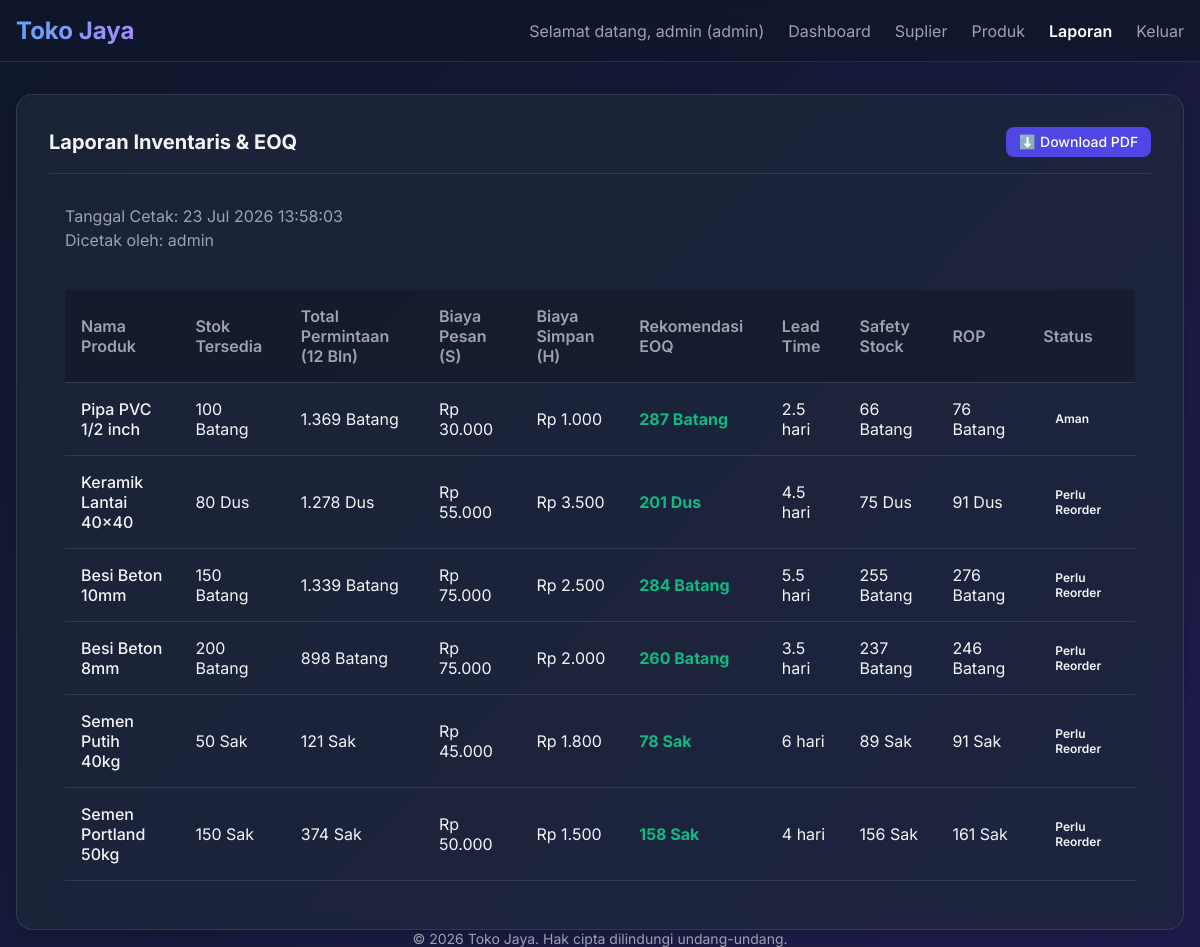
/public/reports (signed in), run on the app's committed database.
### tables this page shows
CREATE TABLE IF NOT EXISTS `products` (
  `id` int(11) NOT NULL AUTO_INCREMENT,
  `name` varchar(255) NOT NULL,
  `unit` varchar(50) NOT NULL,
  `price` decimal(15,2) NOT NULL,
  `stock` int(11) NOT NULL DEFAULT '0',
  `ordering_cost` decimal(15,2) NOT NULL DEFAULT '0',
  `holding_cost` decimal(15,2) NOT NULL DEFAULT '0',
  `created_at` datetime NOT NULL,
  `updated_at` datetime NOT NULL,
  PRIMARY KEY (`id`)
);

### app/core/Controller.php (called while the page is built, shortened)
<?php
class Controller {
    public function view($view, $data = []) {
        require_once '../app/views/layouts/main.php';
    }
    public function model($model) {
        return new $model;
    }
}

### app/controllers/ReportController.php (called while the page is built, shortened)
<?php
class ReportController extends Controller {
    public function index() {
        $productModel = $this->model('Product');
        $saleModel    = $this->model('Sale');
        $orderModel   = $this->model('Order');
        $productsRaw = $productModel->getAllProducts();
        $reportData  = [];
        foreach ($productsRaw as $product) {
            $demandData    = $saleModel->getAnnualizedDemand($product['id']);
            $demand        = $demandData['annualized_demand'];
            $ordering_cost = (float) $product['ordering_cost'];
            $holding_cost  = (float) $product['holding_cost'];
            $leadTime      = $orderModel->getAverageLeadTime($product['id']);
            $demandStats   = $saleModel->getDailyDemandStats($product['id']);
            $metrics = InventoryCalculator::calculateAll([
                'demand'        => $demand,
                'ordering_cost' => $ordering_cost,
                'holding_cost'  => $holding_cost,
                'max_daily'     => $demandStats['max_daily'],
                'avg_daily'     => $demandStats['avg_daily'],
                'lead_time'     => $leadTime,
                'stock'         => (int) $product['stock'],
            ]);
            $product['demand']       = $demand;
            $product['data_months']  = $demandData['data_months'];
            $product['eoq']          = $metrics['eoq'];
            $product['lead_time']    = $leadTime;
            $product['safety_stock'] = $metrics['safety_stock'];
            $product['rop']          = $metrics['rop'];
            $product['rop_status']   = $metrics['rop_status'];
            $reportData[] = $product;
        }
        $data = [
            'reports' => $reportData,
        ];
        $this->view('reports/index', $data);
    }
}

### app/core/Database.php (called while the page is built, shortened)
<?php
class Database {
    private $host = DB_HOST;
    private $user = DB_USER;
    private $pass = DB_PASS;
    private $db_name = DB_NAME;
    private $dbh;
    private $stmt;
    public function __construct() {
        $dsn = 'mysql:host=' . $this->host . ';dbname=' . $this->db_name;
        $options = [
            PDO::ATTR_PERSISTENT => true,
            PDO::ATTR_ERRMODE => PDO::ERRMODE_EXCEPTION
        ];
        try {
            $this->dbh = new PDO($dsn, $this->user, $this->pass, $options);
        } catch(PDOException $e) {
            die("DB Connection Error: " . $e->getMessage());
        }
    }
    public function query($query) {
        $this->stmt = $this->dbh->prepare($query);
    }
    public function bind($param, $value, $type = null) {
        if (is_null($type)) {
            switch(true) {
                case is_int($value):
                    $type = PDO::PARAM_INT;
                    break;
            }
        }
        $this->stmt->bindValue($param, $value, $type);
    }
    public function execute() {
        return $this->stmt->execute();
    }
    public function resultSet() {
        $this->execute();
        return $this->stmt->fetchAll(PDO::FETCH_ASSOC);
    }
}

### app/models/Product.php (called while the page is built, shortened)
<?php
class Product {
    private $db;
    public function __construct() {
        $this->db = new Database;
    }
    public function getAllProducts() {
        $this->db->query('SELECT * FROM products ORDER BY id DESC');
        return $this->db->resultSet();
    }
}

### app/views/reports/index.php (the view, shortened to what this page needs)
<div class="card" id="print-area">
    <div class="card-header d-flex justify-content-between align-items-center">
        <h2 class="text-xl fw-bold">Laporan Inventaris & EOQ</h2>
        <button id="btn-download" class="btn btn-primary btn-sm no-print">⬇️ Download PDF</button>
    </div>
    <div class="card-body">
        <div class="mb-4">
            <p class="text-muted mb-1">Tanggal Cetak: <?= date('d M Y H:i:s') ?></p>
            <p class="text-muted mb-0">Dicetak oleh: <?= htmlspecialchars($_SESSION['username']); ?></p>
        </div>
        <div class="table-responsive">
            <table class="table">
                <thead>
                    <tr>
                        <th>Nama Produk</th>
                        <th>Stok Tersedia</th>
                        <th>Total Permintaan (12 Bln)</th>
                        <th>Biaya Pesan (S)</th>
                        <th>Biaya Simpan (H)</th>
                        <th>Rekomendasi EOQ</th>
                        <th>Lead Time</th>
                        <th>Safety Stock</th>
                        <th>ROP</th>
                        <th>Status</th>
                    </tr>
                </thead>
                <tbody>
                    <?php
                    $filteredReports = array_filter($data['reports'], function($report) {
                        return $report['eoq'] > 0;
                    });
                    ?>
                    <?php if (empty($filteredReports)): ?>
                    <tr>
                        <td colspan="10" class="text-center text-muted">Tidak ada data laporan dengan rekomendasi EOQ.</td>
                    </tr>
                    <?php else: ?>
                        <?php foreach($filteredReports as $report): ?>
                        <tr>
                            <td class="fw-medium text-main"><?= htmlspecialchars($report['name']); ?></td>
                            <td><?= $report['stock']; ?> <?= htmlspecialchars($report['unit']); ?></td>
                            <td><?= number_format($report['demand'], 0, ',', '.'); ?> <?= htmlspecialchars($report['unit']); ?></td>
                            <td>Rp <?= number_format($report['ordering_cost'], 0, ',', '.'); ?></td>
                            <td>Rp <?= number_format($report['holding_cost'], 0, ',', '.'); ?></td>
                            <td class="fw-bold" style="color: #10b981;">
                                <?= number_format($report['eoq'], 0, ',', '.') . ' ' . htmlspecialchars($report['unit']); ?>
                            </td>
                            <td>
                                <?= $report['lead_time'] > 0 ? $report['lead_time'] . ' hari' : '<span class="text-muted">N/A</span>'; ?>
                            </td>
                            <td>
                                <?= $report['safety_stock'] > 0 ? number_format($report['safety_stock']) . ' ' . htmlspecialchars($report['unit']) : '0'; ?>
                            </td>
                            <td>
                                <?= $report['rop'] > 0 ? number_format($report['rop']) . ' ' . htmlspecialchars($report['unit']) : '0'; ?>
                            </td>
                            <td>
                                <?php if ($report['rop_status'] === 'reorder'): ?>
                                    <span class="badge bg-danger">Perlu Reorder</span>
                                <?php elseif ($report['rop_status'] === 'aman'): ?>
                                    <span class="badge bg-success">Aman</span>
                                <?php else: ?>
                                    <span class="badge bg-secondary">Data belum cukup</span>
                                <?php endif; ?>
                            </td>
                        </tr>
                        <?php endforeach; ?>
                    <?php endif; ?>
                </tbody>
            </table>
        </div>
    </div>
</div>

### public/css/style.css (style rules this page uses)
:root { --primary-color: #4f46e5; --primary-hover: #4338ca; --secondary-color: #10b981; --secondary-hover: #059669; --danger-color: #ef4444; --danger-hover: #dc2626; --dark-bg: #111827; --darker-bg: #0f172a; --card-bg: rgba(30, 41, 59, 0.7); --text-main: #f3f4f6; --text-muted: #9ca3af; --border-color: rgba(255, 255, 255, 0.1); --glass-shadow: 0 4px 6px -1px rgba(0, 0, 0, 0.1), 0 2px 4px -1px rgba(0, 0, 0, 0.06); }
* { margin: 0; padding: 0; box-sizing: border-box; font-family: "Inter", system-ui, -apple-system, sans-serif; }
body { background: linear-gradient(135deg, var(--darker-bg), #1e1b4b); color: var(--text-main); min-height: 100vh; display: flex; flex-direction: column; }
.text-muted { color: var(--text-muted); }
.fw-bold { font-weight: bold; }
.fw-medium { font-weight: 500; }
.text-xl { font-size: 1.25rem; }
.mb-1 { margin-bottom: 0.25rem; }
.mb-4 { margin-bottom: 1.5rem; }
.d-flex { display: flex; }
.align-items-center { align-items: center; }
.justify-content-between { justify-content: space-between; }
.card { background: var(--card-bg); backdrop-filter: blur(10px); -webkit-backdrop-filter: blur(10px); border: 1px solid var(--border-color); border-radius: 1rem; padding: 2rem; box-shadow: var(--glass-shadow); transition: transform 0.3s ease, box-shadow 0.3s ease; }
.card-body { padding: 1rem; }
.card-header { border-bottom: 1px solid var(--border-color); padding-bottom: 1rem; margin-bottom: 1rem; display: flex; justify-content: space-between; align-items: center; }
.btn { display: inline-block; padding: 0.75rem 1.5rem; border-radius: 0.5rem; font-weight: 500; text-align: center; cursor: pointer; transition: all 0.3s ease; border: none; outline: none; text-decoration: none; color: white; }
.btn-primary { background: var(--primary-color); }
.btn-sm { padding: 0.4rem 0.8rem; font-size: 0.875rem; }
.table-responsive { overflow-x: auto; }
.table { width: 100%; border-collapse: collapse; margin-top: 1rem; }
.table th, .table td { padding: 1rem; text-align: left; border-bottom: 1px solid var(--border-color); }
.table th { font-weight: 600; color: var(--text-muted); background: rgba(0, 0, 0, 0.2); }
.table tbody tr { transition: background-color 0.2s ease; }
.badge { display: inline-block; padding: 0.25rem 0.75rem; border-radius: 999px; font-size: 0.75rem; font-weight: 600; }

### data on the page
products: name "Pipa PVC 1/2 inch", stock "100", unit "Batang", demand "1.369", ordering_cost "30.000", holding_cost "1.000", eoq "287", lead_time "2.5", safety_stock "66", rop "76", shows "Aman"
products: name "Keramik Lantai 40x40", stock "80", unit "Dus", demand "1.278", ordering_cost "55.000", holding_cost "3.500", eoq "201", lead_time "4.5", safety_stock "75", rop "91", shows "Perlu Reorder"
products: name "Besi Beton 10mm", stock "150", unit "Batang", demand "1.339", ordering_cost "75.000", holding_cost "2.500", eoq "284", lead_time "5.5", safety_stock "255", rop "276", shows "Perlu Reorder"
products: name "Besi Beton 8mm", stock "200", unit "Batang", demand "898", ordering_cost "75.000", holding_cost "2.000", eoq "260", lead_time "3.5", safety_stock "237", rop "246", shows "Perlu Reorder"
products: name "Semen Putih 40kg", stock "50", unit "Sak", demand "121", ordering_cost "45.000", holding_cost "1.800", eoq "78", lead_time "6", safety_stock "89", rop "91", shows "Perlu Reorder"
products: name "Semen Portland 50kg", stock "150", unit "Sak", demand "374", ordering_cost "50.000", holding_cost "1.500", eoq "158", lead_time "4", safety_stock "156", rop "161", shows "Perlu Reorder"

### other printed values
$_SESSION['username'] "admin"
$_SESSION['role'] "admin"
